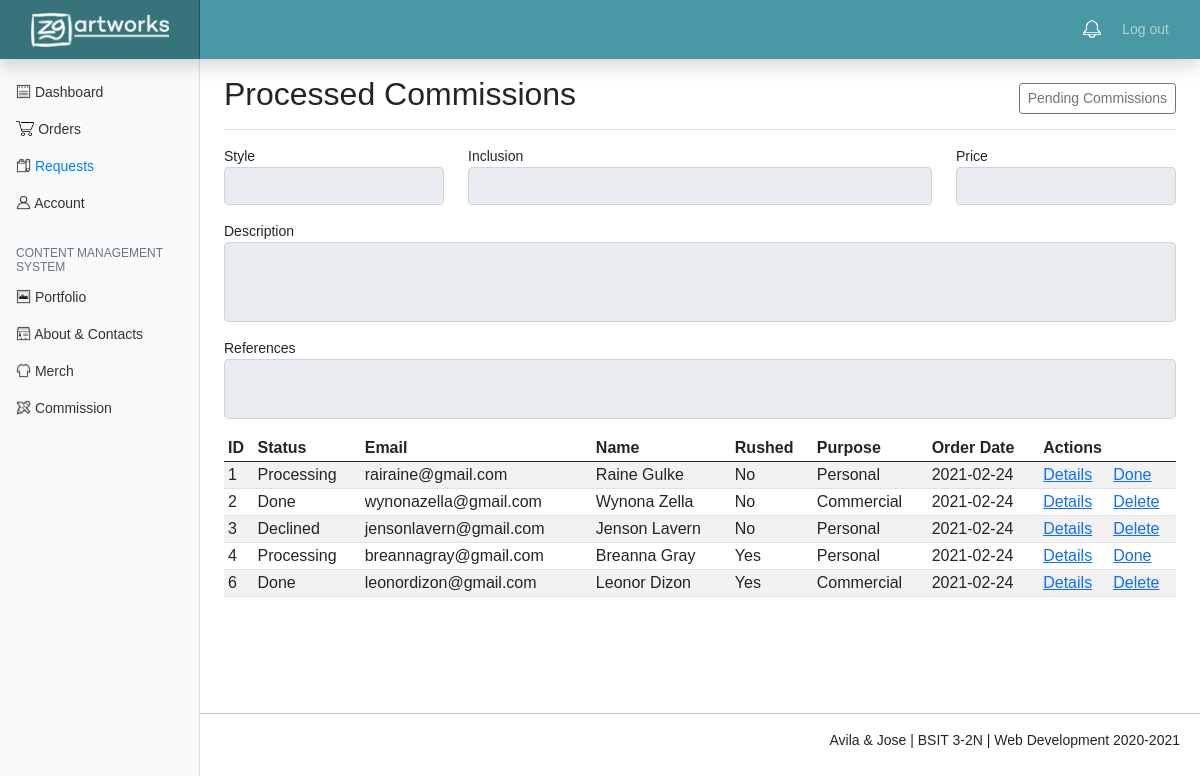
Screenshot of /commission_history.php with the database file from the repository.
### tables this page shows
CREATE TABLE `orders_commission` (
  `id` int(11) NOT NULL,
  `email` varchar(100) NOT NULL,
  `name` varchar(100) NOT NULL,
  `commission_id` int(11) NOT NULL,
  `description` text NOT NULL,
  `reference` text NOT NULL,
  `rushed` varchar(3) NOT NULL,
  `purpose` varchar(20) NOT NULL,
  `tos` varchar(3) NOT NULL,
  `order_date` date NOT NULL,
  `status` varchar(100) NOT NULL
);

### commission_history.php (the view, shortened to what this page needs)
<?php
	include 'includes/db.inc.php';
	$results1 = mysqli_query($conn, "SELECT * FROM orders_commission WHERE NOT status = 'Pending' ") or die( mysqli_error($conn));
	$style_name = "";
	$description = "";
	$inclusion = "";
	$references = "";
	$price = "";
?>
<html>
  <head>
    <link href="assets/alert.css" rel="stylesheet">
	<link href="assets/bootstrap.min.css" rel="stylesheet">
    <link href="assets/dashboard.css" rel="stylesheet">
  </head>
  <body>
	<?php include 'header.php'?>
	<div class="container-fluid">
	  <div class="row">
	    <nav id="sidebarMenu" class="col-md-3 col-lg-2 d-md-block bg-light sidebar collapse">
	      <div class="position-sticky pt-3">
	        <ul class="nav flex-column">
	          <li class="nav-item" style="margin-top:10px">
	            <a class="nav-link" aria-current="page" href="admin.php">
	              <img src="assets/icons/dashboard.png" height="15px" style="margin-bottom:4px">
	              Dashboard
	            </a>
	          </li>
	          <li class="nav-item">
	            <a class="nav-link" href="orders.php">
	              <img src="assets/icons/orders.png" height="15px" style="margin-bottom:4px">
	              Orders
	            </a>
	          </li>
	          <li class="nav-item">
	            <a class="nav-link active" href="orders_commission.php">
	              <img src="assets/icons/request.png" height="15px" style="margin-bottom:4px">
	              Requests
	            </a>
	          </li>
	          <li class="nav-item">
	            <a class="nav-link" href="account.php">
	              <img src="assets/icons/account.png" height="15px" style="margin-bottom:4px">
	              Account
	            </a>
	          </li>
	        </ul>
	        <h6 class="sidebar-heading d-flex justify-content-between align-items-center px-3 mt-4 mb-1 text-muted">
	          <span>Content Management System</span>
	        </h6>
	        <ul class="nav flex-column mb-2">
	          <li class="nav-item">
	            <a class="nav-link" href="portfolio.php">
	              <img src="assets/icons/portfolio.png" height="15px" style="margin-bottom:4px">
	              Portfolio
	            </a>
	          </li>
	          <li class="nav-item">
	            <a class="nav-link" href="anc.php">
	              <img src="assets/icons/anc.png" height="15px" style="margin-bottom:4px">
	              About & Contacts
	            </a>
	          </li>
	          <li class="nav-item">
	            <a class="nav-link" href="merch.php">
	              <img src="assets/icons/merch.png" height="15px" style="margin-bottom:4px">
	              Merch
	            </a>
	          </li>
	          <li class="nav-item">
	            <a class="nav-link" href="commission.php">
	              <img src="assets/icons/commission.png" height="15px" style="margin-bottom:4px">
	              Commission
	            </a>
	          </li>
	        </ul>
	      </div>
	    </nav>
    <main class="col-md-9 ms-sm-auto col-lg-10 px-md-4">
      <div class="d-flex justify-content-between flex-wrap flex-md-nowrap align-items-center pt-3 pb-2 mb-3 border-bottom">
        <h1 class="h2">Processed Commissions</h1>
        <div class="btn-group mr-2">
            <a href="orders_commission.php" class="btn btn-sm btn-outline-secondary">Pending Commissions</a>
          </div>
      </div>
      		<div class="row">
      		<div class="col-md-3 mb-3">
	          <label for="style_name">Style</label>
	          <input type="text" class="form-control" name="style_name" id="style_name" value="<?php echo $style_name; ?>" readonly/>
	        </div>
      		<div class="col-md-6 mb-3">
	          <label for="inclusion">Inclusion</label>
	          <input type="text" class="form-control" name="inclusion" id="inclusion" value="<?php echo $inclusion; ?>" readonly/>
	        </div>
	        <div class="col-md-3 mb-3">
	          <label for="inclusion">Price</label>
	          <input type="text" class="form-control" name="inclusion" id="inclusion" value="<?php echo $price; ?>" readonly/>
	        </div>
	    	</div>
	        <div class="col-md-12 mb-3">
	          <label for="description">Description</label>
	          <textarea class="form-control" name="description" id="description" style="resize:none; height:80px" readonly><?php echo $description; ?></textarea>
	        </div>
	        <div class="col-md-12 mb-3">
	          <label for="references">References</label>
	         <textarea class="form-control" name="references" id="references" style="resize:none; height:60px" readonly><?php echo $references; ?></textarea>
	        </div>
      <div class="table-responsive">
        <table class="table table-striped table-sm">
          <thead>
            <tr>
              <th>ID</th>
              <th>Status</th>
              <th>Email</th>
              <th>Name</th>
              <th>Rushed</th>
              <th>Purpose</th>
              <th>Order Date</th>
              <th colspan="2">Actions</th>
            </tr>
          </thead>
          <tbody>
          	<?php while ($row = mysqli_fetch_array($results1)) { ?>
            <tr>
              <td><?php echo $row['id']; ?></td>
              <td><?php echo $row['status']; ?></td>
              <td><?php echo $row['email']; ?></td>
              <td><?php echo $row['name']; ?></td>
              <td><?php echo $row['rushed']; ?></td>
              <td><?php echo $row['purpose']; ?></td>
              <td><?php echo $row['order_date']; ?></td>
              <td><a href="commission_history.php?details=<?php echo $row['id']; ?>">Details</a></td>
              <?php if($row['status'] == 'Processing') { ?>
              <td><a onclick="location.href='mailto:<?php echo $row['email']; ?>?subject=Zgartworks Commission Request Status&body=Hi <?php echo $row['name']; ?>! Your Commission Request is finally done. Attached in this email is the commissioned piece. Have a good day!';" href="commission_history.php?done=<?php echo $row['id']; ?>" target="_self">Done</a></td>
              <?php } else{ ?>
              <td><a href="commission_history.php?del=<?php echo $row['id']; ?>">Delete</a></td>
              <?php } ?>
            </tr>
            <?php } ?>
          </tbody>
        </table>
      </div>
    </main>
  </div>
</div>
<div style="margin-top:100px">
<?php include 'footer.php'?>
</div>
  </body>
</html>

### header.php (shortened to what this page needs)
<header class="navbar navbar-dark sticky-top flex-md-nowrap p-0 shadow" style="background-color: #4899A4">
	  <a class="navbar-brand col-md-3 col-lg-2 me-0 px-3" href="#"><img src="assets/icons/logo3.png" height="35px" style="display: block;margin-left: auto; margin-right: auto;"></a>
	  <ul class="navbar-nav px-3" >
	  	<li class="nav-item text-nowrap" style="position:absolute;margin-left:-40px;margin-top:7px;float:right" >
	      <img src="assets/icons/bell.png" height="20px" onclick="myFunction()" class="dropbtn">
		</li>
	    <li class="nav-item text-nowrap" style="margin-right:15px">
	      <a class="nav-link" href="login.php?logout">Log out</a>
	    </li>
	  </ul>
	</header>

### footer.php
<hr>
   <footer style="margin-right:20px">
      <div class="inner">
        <p style="text-align:right">
         Avila & Jose | BSIT 3-2N | Web Development 2020-2021
        </p>
      </div>
  </footer>

### assets/dashboard.css (style rules this page uses)
body { font-size: .875rem; }
.sidebar { position: fixed; top: 0; bottom: 0; left: 0; z-index: 100; padding: 48px 0 0; box-shadow: inset -1px 0 0 rgba(0, 0, 0, .1); }
.sidebar .nav-link { font-weight: 500; color: #333; }
.sidebar .nav-link.active { color: #007bff; }
.sidebar-heading { font-size: .75rem; text-transform: uppercase; }
.navbar-brand { padding-top: .75rem; padding-bottom: .75rem; font-size: 1rem; background-color: rgba(0, 0, 0, .25); box-shadow: inset -1px 0 0 rgba(0, 0, 0, .25); }

### rows the page displays
orders_commission: id "1", status "Processing", email "rairaine@gmail.com", name "Raine Gulke", rushed "No", purpose "Personal", order_date "2021-02-24"
orders_commission: id "2", status "Done", email "wynonazella@gmail.com", name "Wynona Zella", rushed "No", purpose "Commercial", order_date "2021-02-24"
orders_commission: id "3", status "Declined", email "jensonlavern@gmail.com", name "Jenson Lavern", rushed "No", purpose "Personal", order_date "2021-02-24"
orders_commission: id "4", status "Processing", email "breannagray@gmail.com", name "Breanna Gray", rushed "Yes", purpose "Personal", order_date "2021-02-24"
orders_commission: id "6", status "Done", email "leonordizon@gmail.com", name "Leonor Dizon", rushed "Yes", purpose "Commercial", order_date "2021-02-24"
